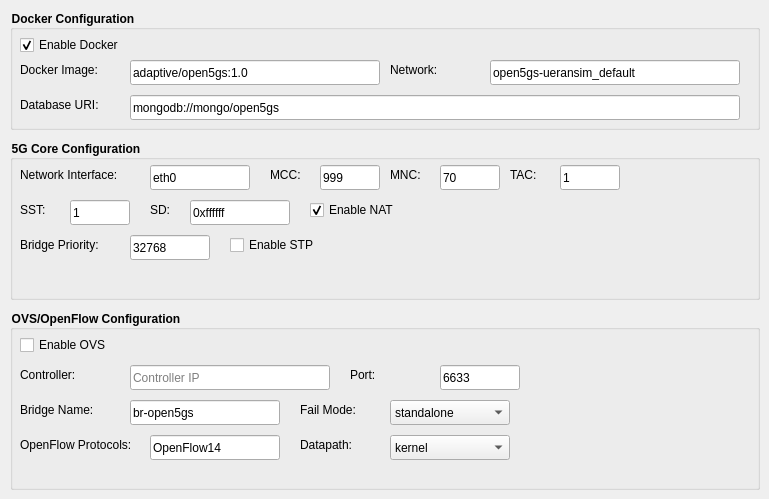
    <widget class="QWidget" name="ConfigurationTab">
     <attribute name="title">
      <string>Configuration</string>
     </attribute>
     <widget class="QGroupBox" name="DockerConfigGroup">
      <property name="geometry">
       <rect>
        <x>10</x>
        <y>10</y>
        <width>750</width>
        <height>120</height>
       </rect>
      </property>
      <property name="styleSheet">
       <string notr="true">QGroupBox { font-weight: bold; }</string>
      </property>
      <property name="title">
       <string>Docker Configuration</string>
      </property>
      <widget class="QCheckBox" name="VGCore_DockerEnabled">
       <property name="geometry">
        <rect>
         <x>10</x>
         <y>25</y>
         <width>120</width>
         <height>20</height>
        </rect>
       </property>
       <property name="text">
        <string>Enable Docker</string>
       </property>
       <property name="checked">
        <bool>true</bool>
       </property>
      </widget>
      <widget class="QLabel" name="label_docker_image">
       <property name="geometry">
        <rect>
         <x>10</x>
         <y>50</y>
         <width>100</width>
         <height>20</height>
        </rect>
       </property>
       <property name="text">
        <string>Docker Image:</string>
       </property>
      </widget>
      <widget class="QLineEdit" name="VGCore_DockerImage">
       <property name="geometry">
        <rect>
         <x>120</x>
         <y>50</y>
         <width>250</width>
         <height>25</height>
        </rect>
       </property>
       <property name="text">
        <string>adaptive/open5gs:1.0</string>
       </property>
      </widget>
      <widget class="QLabel" name="label_docker_network">
       <property name="geometry">
        <rect>
         <x>380</x>
         <y>50</y>
         <width>100</width>
         <height>20</height>
        </rect>
       </property>
       <property name="text">
        <string>Network:</string>
       </property>
      </widget>
      <widget class="QLineEdit" name="VGCore_DockerNetwork">
       <property name="geometry">
        <rect>
         <x>480</x>
         <y>50</y>
         <width>250</width>
         <height>25</height>
        </rect>
       </property>
       <property name="text">
        <string>open5gs-ueransim_default</string>
       </property>
      </widget>
      <widget class="QLabel" name="label_database_uri">
       <property name="geometry">
        <rect>
         <x>10</x>
         <y>85</y>
         <width>100</width>
         <height>20</height>
        </rect>
       </property>
       <property name="text">
        <string>Database URI:</string>
       </property>
      </widget>
      <widget class="QLineEdit" name="VGCore_DatabaseURI">
       <property name="geometry">
        <rect>
         <x>120</x>
         <y>85</y>
         <width>610</width>
         <height>25</height>
        </rect>
       </property>
       <property name="text">
        <string>mongodb://mongo/open5gs</string>
       </property>
      </widget>
     </widget>
     <widget class="QGroupBox" name="CoreConfigGroup">
      <property name="geometry">
       <rect>
        <x>10</x>
        <y>140</y>
        <width>750</width>
        <height>160</height>
       </rect>
      </property>
      <property name="styleSheet">
       <string notr="true">QGroupBox { font-weight: bold; }</string>
      </property>
      <property name="title">
       <string>5G Core Configuration</string>
      </property>
      <widget class="QLabel" name="label_network_interface">
       <property name="geometry">
        <rect>
         <x>10</x>
         <y>25</y>
         <width>120</width>
         <height>20</height>
        </rect>
       </property>
       <property name="text">
        <string>Network Interface:</string>
       </property>
      </widget>
      <widget class="QLineEdit" name="VGCore_NetworkInterface">
       <property name="geometry">
        <rect>
         <x>140</x>
         <y>25</y>
         <width>100</width>
         <height>25</height>
        </rect>
       </property>
       <property name="text">
        <string>eth0</string>
       </property>
      </widget>
      <widget class="QLabel" name="label_mcc">
       <property name="geometry">
        <rect>
         <x>260</x>
         <y>25</y>
         <width>40</width>
         <height>20</height>
        </rect>
       </property>
       <property name="text">
        <string>MCC:</string>
       </property>
      </widget>
      <widget class="QLineEdit" name="VGCore_MCC">
       <property name="geometry">
        <rect>
         <x>310</x>
         <y>25</y>
         <width>60</width>
         <height>25</height>
        </rect>
       </property>
       <property name="text">
        <string>999</string>
       </property>
      </widget>
      <widget class="QLabel" name="label_mnc">
       <property name="geometry">
        <rect>
         <x>380</x>
         <y>25</y>
         <width>40</width>
         <height>20</height>
        </rect>
       </property>
       <property name="text">
        <string>MNC:</string>
       </property>
      </widget>
      <widget class="QLineEdit" name="VGCore_MNC">
       <property name="geometry">
        <rect>
         <x>430</x>
         <y>25</y>
         <width>60</width>
         <height>25</height>
        </rect>
       </property>
       <property name="text">
        <string>70</string>
       </property>
      </widget>
      <widget class="QLabel" name="label_tac">
       <property name="geometry">
        <rect>
         <x>500</x>
         <y>25</y>
         <width>40</width>
         <height>20</height>
        </rect>
       </property>
       <property name="text">
        <string>TAC:</string>
       </property>
      </widget>
      <widget class="QLineEdit" name="VGCore_TAC">
       <property name="geometry">
        <rect>
         <x>550</x>
         <y>25</y>
         <width>60</width>
         <height>25</height>
        </rect>
       </property>
       <property name="text">
        <string>1</string>
       </property>
      </widget>
      <widget class="QLabel" name="label_sst">
       <property name="geometry">
        <rect>
         <x>10</x>
         <y>60</y>
         <width>40</width>
         <height>20</height>
        </rect>
       </property>
       <property name="text">
        <string>SST:</string>
       </property>
      </widget>
      <widget class="QLineEdit" name="VGCore_SST">
       <property name="geometry">
        <rect>
         <x>60</x>
         <y>60</y>
         <width>60</width>
         <height>25</height>
        </rect>
       </property>
       <property name="text">
        <string>1</string>
       </property>
      </widget>
      <widget class="QLabel" name="label_sd">
       <property name="geometry">
        <rect>
         <x>140</x>
         <y>60</y>
         <width>30</width>
         <height>20</height>
        </rect>
       </property>
       <property name="text">
        <string>SD:</string>
       </property>
      </widget>
      <widget class="QLineEdit" name="VGCore_SD">
       <property name="geometry">
        <rect>
         <x>180</x>
         <y>60</y>
         <width>100</width>
         <height>25</height>
        </rect>
       </property>
       <property name="text">
        <string>0xffffff</string>
       </property>
      </widget>
      <widget class="QCheckBox" name="VGCore_EnableNAT">
       <property name="geometry">
        <rect>
         <x>300</x>
         <y>60</y>
         <width>100</width>
         <height>20</height>
        </rect>
       </property>
       <property name="text">
        <string>Enable NAT</string>
       </property>
       <property name="checked">
        <bool>true</bool>
       </property>
      </widget>
      <widget class="QLabel" name="label_bridge_priority">
       <property name="geometry">
        <rect>
         <x>10</x>
         <y>95</y>
         <width>100</width>
         <height>20</height>
        </rect>
       </property>
       <property name="text">
        <string>Bridge Priority:</string>
       </property>
      </widget>
      <widget class="QLineEdit" name="VGCore_BridgePriority">
       <property name="geometry">
        <rect>
         <x>120</x>
         <y>95</y>
         <width>80</width>
         <height>25</height>
        </rect>
       </property>
       <property name="text">
        <string>32768</string>
       </property>
      </widget>
      <widget class="QCheckBox" name="VGCore_STPEnabled">
       <property name="geometry">
        <rect>
         <x>220</x>
         <y>95</y>
         <width>120</width>
         <height>20</height>
        </rect>
       </property>
       <property name="text">
        <string>Enable STP</string>
       </property>
       <property name="checked">
        <bool>false</bool>
       </property>
      </widget>
     </widget>
     <widget class="QGroupBox" name="OVSConfigGroup">
      <property name="geometry">
       <rect>
        <x>10</x>
        <y>310</y>
        <width>750</width>
        <height>180</height>
       </rect>
      </property>
      <property name="styleSheet">
       <string notr="true">QGroupBox { font-weight: bold; }</string>
      </property>
      <property name="title">
       <string>OVS/OpenFlow Configuration</string>
      </property>
      <widget class="QCheckBox" name="VGCore_OVSEnabled">
       <property name="geometry">
        <rect>
         <x>10</x>
         <y>25</y>
         <width>100</width>
         <height>20</height>
        </rect>
       </property>
       <property name="text">
        <string>Enable OVS</string>
       </property>
       <property name="checked">
        <bool>false</bool>
       </property>
      </widget>
      <widget class="QLabel" name="label_ovs_controller">
       <property name="geometry">
        <rect>
         <x>10</x>
         <y>55</y>
         <width>100</width>
         <height>20</height>
        </rect>
       </property>
       <property name="text">
        <string>Controller:</string>
       </property>
      </widget>
      <widget class="QLineEdit" name="VGCore_OVSController">
       <property name="geometry">
        <rect>
         <x>120</x>
         <y>55</y>
         <width>200</width>
         <height>25</height>
        </rect>
       </property>
       <property name="placeholderText">
        <string>Controller IP</string>
       </property>
      </widget>
      <widget class="QLabel" name="label_controller_port">
       <property name="geometry">
        <rect>
         <x>340</x>
         <y>55</y>
         <width>80</width>
         <height>20</height>
        </rect>
       </property>
       <property name="text">
        <string>Port:</string>
       </property>
      </widget>
      <widget class="QLineEdit" name="VGCore_ControllerPort">
       <property name="geometry">
        <rect>
         <x>430</x>
         <y>55</y>
         <width>80</width>
         <height>25</height>
        </rect>
       </property>
       <property name="text">
        <string>6633</string>
       </property>
      </widget>
      <widget class="QLabel" name="label_bridge_name">
       <property name="geometry">
        <rect>
         <x>10</x>
         <y>90</y>
         <width>100</width>
         <height>20</height>
        </rect>
       </property>
       <property name="text">
        <string>Bridge Name:</string>
       </property>
      </widget>
      <widget class="QLineEdit" name="VGCore_OVSBridgeName">
       <property name="geometry">
        <rect>
         <x>120</x>
         <y>90</y>
         <width>150</width>
         <height>25</height>
        </rect>
       </property>
       <property name="text">
        <string>br-open5gs</string>
       </property>
      </widget>
      <widget class="QLabel" name="label_fail_mode">
       <property name="geometry">
        <rect>
         <x>290</x>
         <y>90</y>
         <width>80</width>
         <height>20</height>
        </rect>
       </property>
       <property name="text">
        <string>Fail Mode:</string>
       </property>
      </widget>
      <widget class="QComboBox" name="VGCore_OVSFailMode">
       <property name="geometry">
        <rect>
         <x>380</x>
         <y>90</y>
         <width>120</width>
         <height>25</height>
        </rect>
       </property>
       <item>
        <property name="text">
         <string>standalone</string>
        </property>
       </item>
       <item>
        <property name="text">
         <string>secure</string>
        </property>
       </item>
      </widget>
      <widget class="QLabel" name="label_openflow_protocols">
       <property name="geometry">
        <rect>
         <x>10</x>
         <y>125</y>
         <width>120</width>
         <height>20</height>
        </rect>
       </property>
       <property name="text">
        <string>OpenFlow Protocols:</string>
       </property>
      </widget>
      <widget class="QLineEdit" name="VGCore_OpenFlowProtocols">
       <property name="geometry">
        <rect>
         <x>140</x>
         <y>125</y>
         <width>130</width>
         <height>25</height>
        </rect>
       </property>
       <property name="text">
        <string>OpenFlow14</string>
       </property>
      </widget>
      <widget class="QLabel" name="label_datapath">
       <property name="geometry">
        <rect>
         <x>290</x>
         <y>125</y>
         <width>80</width>
         <height>20</height>
        </rect>
       </property>
       <property name="text">
        <string>Datapath:</string>
       </property>
      </widget>
      <widget class="QComboBox" name="VGCore_OVSDatapath">
       <property name="geometry">
        <rect>
         <x>380</x>
         <y>125</y>
         <width>120</width>
         <height>25</height>
        </rect>
       </property>
       <item>
        <property name="text">
         <string>kernel</string>
        </property>
       </item>
       <item>
        <property name="text">
         <string>user</string>
        </property>
       </item>
      </widget>
     </widget>
    </widget>
